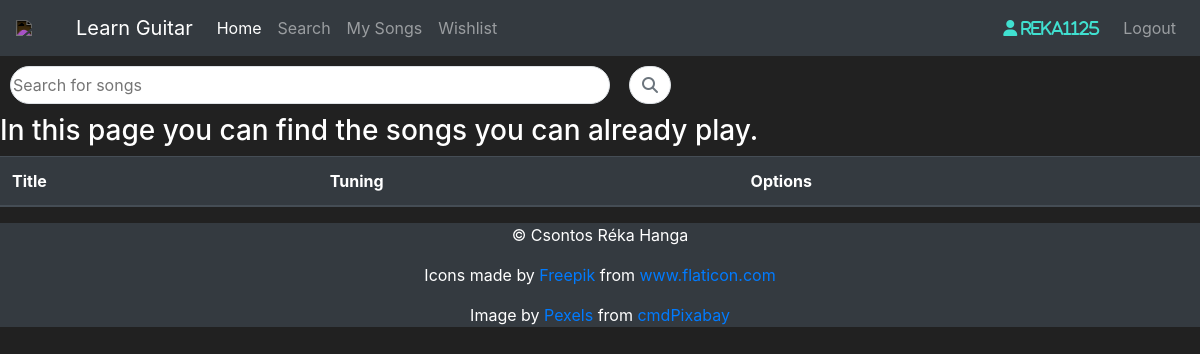
Page /my-songs (signed in) on the earlier database version.
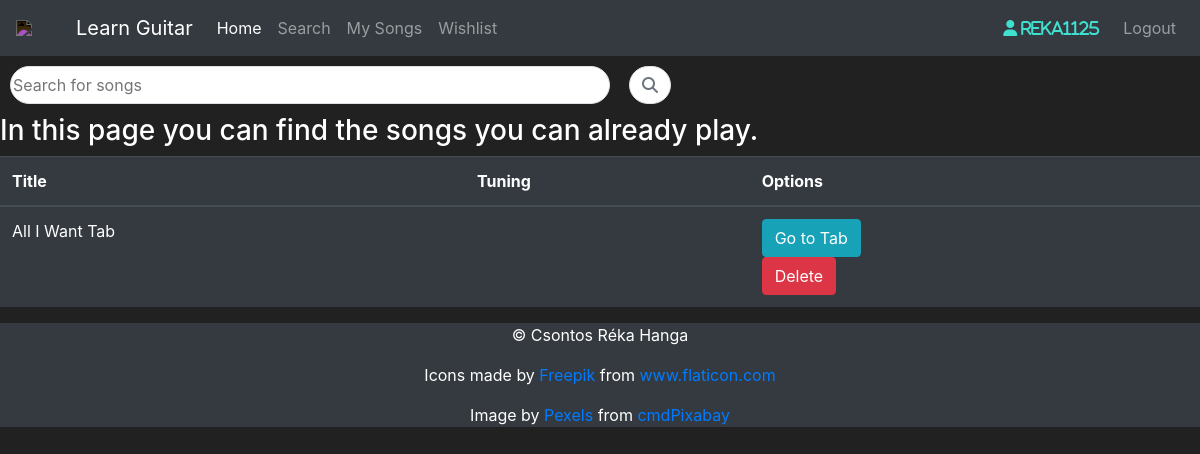
Same page on the later database version.
### application/models.py (models this page shows, shortened)
class User(db.Model, UserMixin):
    user_id = db.Column(db.Integer(), primary_key=True)
    username = db.Column(db.String(length=30), unique=True, nullable=False)
    email_address = db.Column(db.String(length=50), unique=True, nullable=False)
    password_hash = db.Column(db.String(length=60), nullable=False)
    saved_songs = db.relationship('My_Songs', backref='owned_user', lazy=True)
    wishlist = db.relationship('Wishlist', backref='owned_user', lazy=True)
    @property
    def password(self):
        return self.password

class My_Songs(db.Model):
    song_id = db.Column(db.Integer(), primary_key=True)
    title = db.Column(db.String(length=50), nullable=False)
    tuning = db.Column(db.String(length=10))
    video_id = db.Column(db.String(length=200), unique=True)
    tab_url = db.Column(db.String(length=200), unique=True)
    owner = db.Column(db.Integer(), db.ForeignKey('user.user_id'))

### application/routes.py (the view)
@app.route("/my-songs")
@login_required
def mysongs_page():
    mysongs = My_Songs.query.all()
    return render_template("my-songs.html", songs=mysongs)

### application/models.py (called while the page is built)
@login_manager.user_loader
def load_user(user_id):
    return User.query.get(int(user_id))

### application/templates/my-songs.html (shortened to what this page needs)
{% extends 'base.html' %}
{% block content %}
    <div class="input-group">
        <input class=" border rounded-pill" type="text" placeholder="Search for songs" id="search-input-yt">
        <span class="input-group-append">
            <button id="search-btn-yt" class="btn btn-outline-secondary bg-white border-start-0 border rounded-pill ms-n3" type="button">
                <i class="fa fa-search"></i>
            </button>
        </span>
    </div>
    <h3>In this page you can find the songs you can already play.</h3>
    <table class="table table-hover table-dark">
        <thead>
            <tr>
                <th scope="col">Title</th>
                <th scope="col">Tuning</th>
                <th scope="col">Options</th>
            </tr>
        </thead>
        <tbody>
                {% for song in songs %}
                    <tr>
                        <td>{{ song.title }}</td>
                        <td>{{ song.tuning }}</td>
                        <td>
                            <form action="{{ url_for('tab_page') }}" method="POST">
                                <button type=submit class="btn btn-outline btn-info">Go to Tab</button>
                            </form>
                            <form action="{{ url_for('delete_song_page') }}" method=post class=delete-song>
                                <input type=submit value='Delete' class="btn btn-outline btn-danger"></input>
                            </form>
                        </td>
                    </tr>
                {% endfor %}
        </tbody>
    </table>
{% endblock %}

### application/templates/base.html (shortened to what this page needs)
<!doctype html>
<html lang="en">
    <head>
        <link rel="stylesheet" href="https://cdn.jsdelivr.net/npm/bootstrap@4.5.3/dist/css/bootstrap.min.css"
>
    </head>
    <body>
        <nav id="navigation" class="navbar navbar-expand-md navbar-dark bg-dark">
            <img id="icon" src="https://cdn-icons-png.flaticon.com/512/93/93013.png" class="img-responsive" width="50">
            <a class="navbar-brand" href="#">Learn Guitar</a>
            <div class="collapse navbar-collapse" id="navbarNav">
                <ul class="navbar-nav mr-auto">
                    <li class="nav-item active">
                        <a class="nav-link" href="{{ url_for('home_page') }}">Home </a>
                    </li>
                    <li class="nav-item">
                        <a class="nav-link" href="{{ url_for('search_page') }}">Search</a>
                    </li>
                    <li class="nav-item">
                        <a class="nav-link" href="{{ url_for('mysongs_page') }}">My Songs</a>
                    </li>
                    <li class="nav-item">
                        <a class="nav-link" href="{{ url_for('wishlist_page') }}">Wishlist</a>
                    </li>
                </ul>
                {% if current_user.is_authenticated %}
                    <ul class="navbar-nav">
                        <li class="nav-item">
                            <a class="nav-link">
                                <i class="fas fa-user mr-2" style="color:turquoise;"> {{ current_user.username }}</i>
                            </a>
                        </li>
                        <li class="nav-item">
                            <a class="nav-link" href="{{ url_for('logout_page') }}">Logout</a>
                        </li>
                    </ul>
                {% endif %}
            </div>
        </nav>
        {% block content %}
        {% endblock %}
    </body>
    <footer class=" footer bg-dark">
        <p> &copy; Csontos Réka Hanga</p>
        <p>Icons made by <a href="https://www.freepik.com" title="Freepik">Freepik</a> from <a
                href="https://www.flaticon.com/" title="Flaticon">www.flaticon.com</a></p>
        <p>Image by <a href="https://pixabay.com/users/pexels-2286921/?utm_source=link-attribution&amp;utm_medium=referral&amp;utm_campaign=image&amp;utm_content=1851426">Pexels</a>
            from <a href="https://pixabay.com/?utm_source=link-attribution&amp;utm_medium=referral&amp;utm_campaign=image&amp;utm_content=1851426">cmdPixabay</a></p>
    </footer>
</html>

### application/templates/my-songs.html (style rules this page uses)
#search-input-yt { width: 50%; margin: 10px; }
#search-btn-yt { margin: 10px; }

### application/templates/base.html (style rules this page uses)
body { background-color: #212121; color: white }
#icon { -webkit-filter: invert(1); filter: invert(1); margin-right: 10px; }
.footer { bottom: 0; margin: 0; text-align: center; width: 100%; position: relative; }

Differences in the rows shown:
added My_Songs: title "All I Want Tab"
